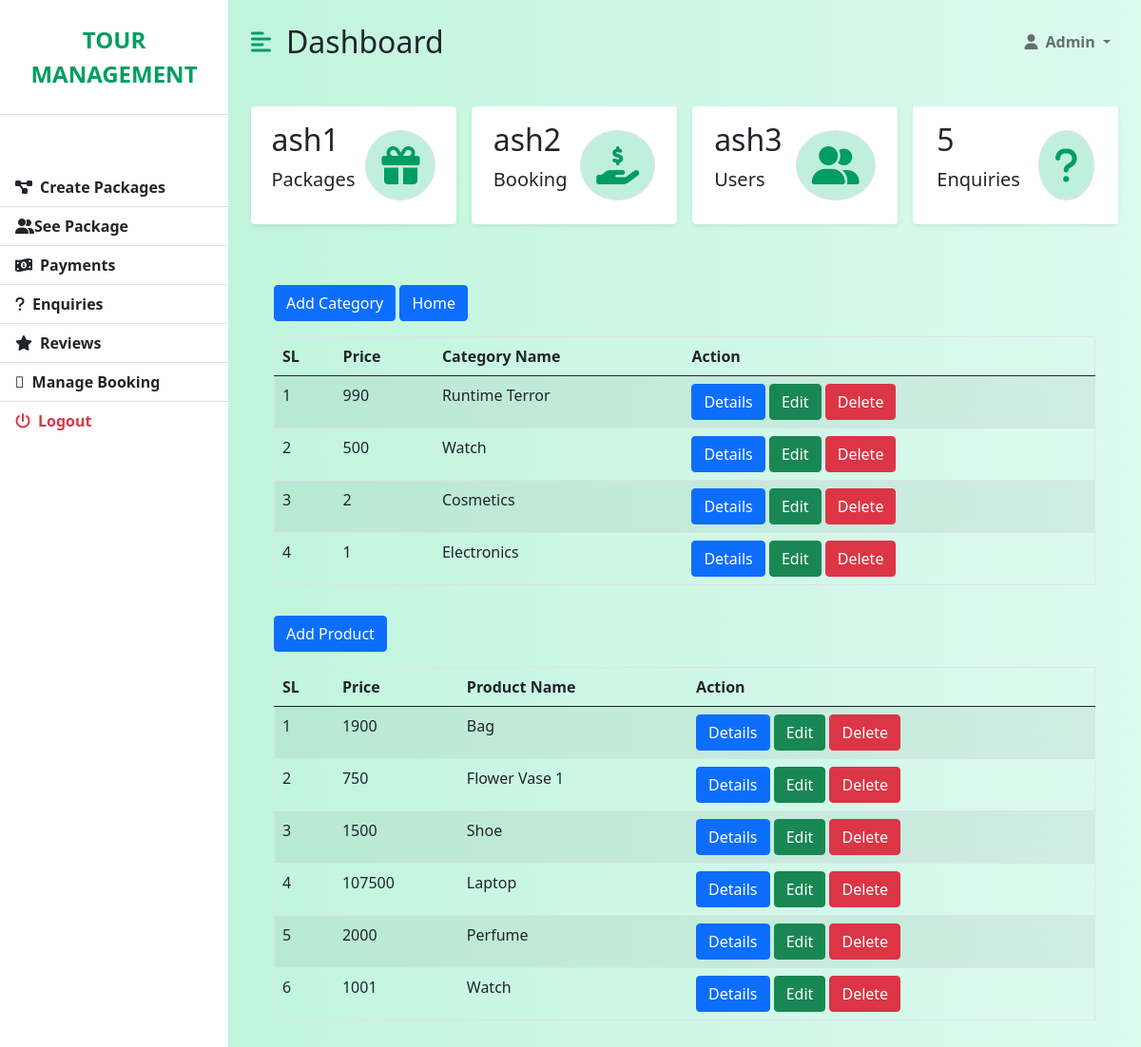
The app's page /views/students/admin.php, older data.
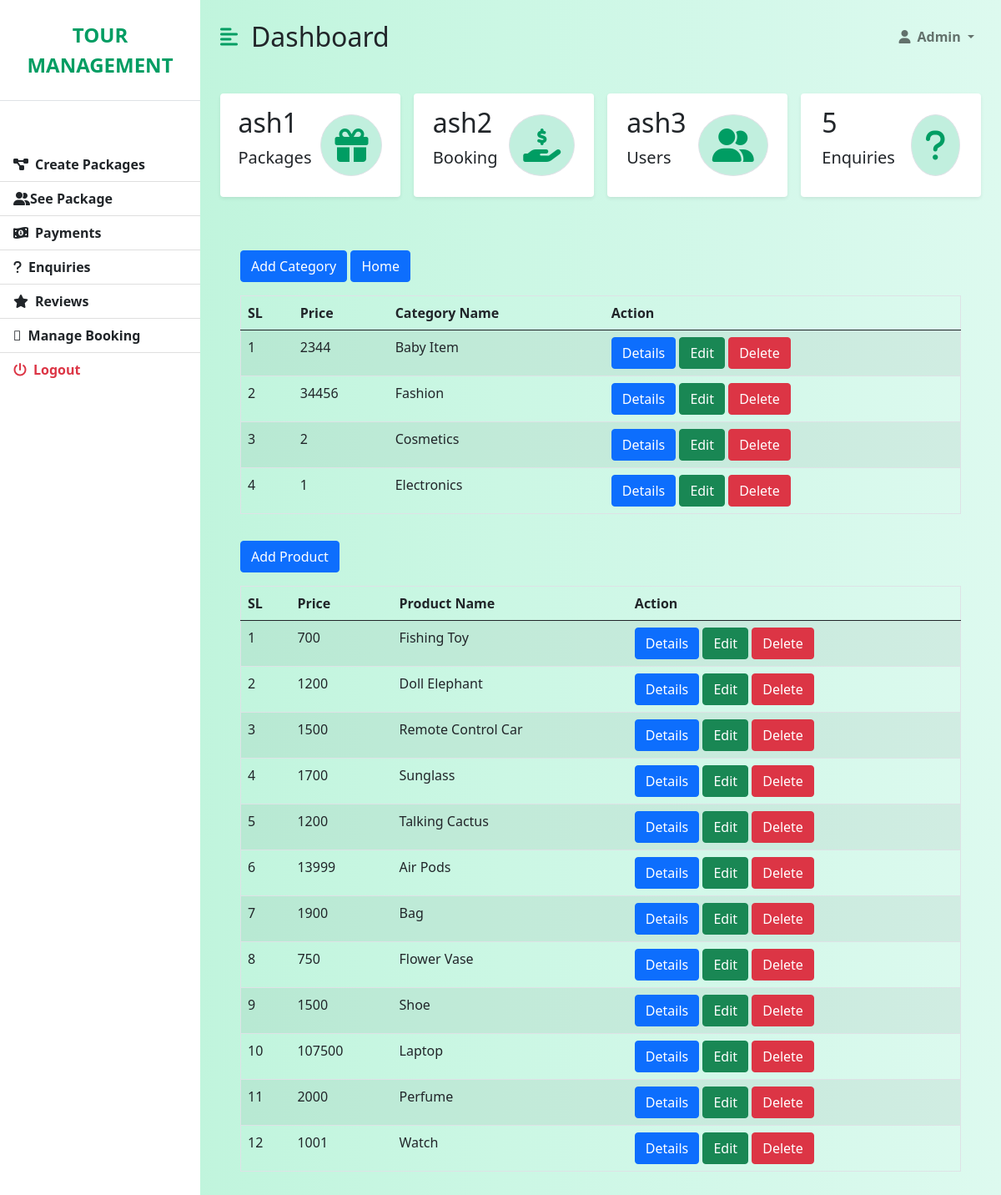
The same page, newer data.
### tables this page shows
CREATE TABLE `students` (
  `id` int(11) NOT NULL,
  `name` varchar(255) NOT NULL,
  `student_id` int(11) NOT NULL,
  `picture` varchar(255) NOT NULL
);

CREATE TABLE `products` (
  `id` int(11) NOT NULL,
  `name` varchar(255) NOT NULL,
  `price` int(100) NOT NULL,
  `details` varchar(255) NOT NULL,
  `category` varchar(200) NOT NULL,
  `picture` varchar(255) NOT NULL
);

### app/Controllers/Student.php (called while the page is built, shortened)
<?php
class Student
{
    public $conn;
    private $dbUserName = 'root';
    private $dbPassword = 'root';
    private $dbName = 'php_b8';
    public function __construct()
    {
        try {
            $this->conn = new PDO('mysql:host=localhost;dbname=' . $this->dbName, $this->dbUserName, $this->dbPassword);
        } catch (Exception $ex) {
            echo 'Database connection failed. Error: ' . $ex->getMessage();
            die();
        }
    }
    public function index()
    {
        $statement = $this->conn->query("SELECT * FROM students ORDER BY id desc");
        $data = $statement->fetchAll(PDO::FETCH_ASSOC);
        return $data;
    }
    public function ProductIndex()
    {
        $statement = $this->conn->query("SELECT * FROM products ORDER BY id desc");
        $data = $statement->fetchAll(PDO::FETCH_ASSOC);
        return $data;
    }
}

### views/students/admin.php (the view, shortened to what the changed rows need)
<?php
    $studentObj = new Student();
    $students = $studentObj->index();
    $products = $studentObj->ProductIndex();
    ?>
<!DOCTYPE html>
<html lang="en">
<head>
    <link href="https://cdn.jsdelivr.net/npm/bootstrap@5.0.0-beta3/dist/css/bootstrap.min.css" rel="stylesheet" />
    <link rel="stylesheet" href="https://cdnjs.cloudflare.com/ajax/libs/font-awesome/5.15.3/css/all.min.css" />
    <link rel="stylesheet" href="https://cdnjs.cloudflare.com/ajax/libs/font-awesome/6.1.1/css/all.min.css" />
    <link rel="stylesheet" href="./css/admin.css" />
    <link href="https://cdn.jsdelivr.net/npm/bootstrap@5.0.2/dist/css/bootstrap.min.css" rel="stylesheet">
</head>
<body>
</head>
<body>
    <div class="d-flex" id="wrapper">
        <div id="page-content-wrapper">
            <nav class="navbar navbar-expand-lg navbar-light bg-transparent py-4 px-4">
                <div class="d-flex align-items-center">
                    <h2 class="fs-2 m-0">Dashboard</h2>
                </div>
            </nav>
            <div class="container-fluid px-4">
                <div class="row my-5">
                    <div class="col">
<div class="container">
    <div class="row">
        <div class="col">
    <table class="table table-striped" border="1" style="width: 100%;">
        <thead>
            <tr>
                <th>SL</th>
                <th>Price</th>
                <th> Category Name</th>
                <th>Action</th>
            </tr>
        </thead>
        <tbody>
            <?php
            $sl = 0;
            foreach ($students as $student) { ?>
                <tr>
                    <td><?= ++$sl ?></td>
                    <td><?= $student['student_id'] ?></td>
                    <td><?= $student['name'] ?></td>
                    <td>
                        <a class="btn btn-primary" href="show.php?id=<?= $student['id'] ?>">Details</a>
                        <a class="btn btn-success" href="edit.php?id=<?= $student['id'] ?>">Edit</a>
                        <a class="btn btn-danger" href="delete.php?id=<?= $student['id'] ?>" onclick="return confirm('Are You Sure Want to Delete ?')">Delete</a>
                    </td>
                </tr>
            <?php } ?>
        </tbody>
    </table>
    </div>
    </div>
</div>
                        <div class="container">
    <div class="row">
        <div class="col">
    <table class="table table-striped" border="1" style="width: 100%;">
        <thead>
            <tr>
                <th>SL</th>
                <th>Price</th>
                <th> Product Name</th>
                <th>Action</th>
            </tr>
        </thead>
        <tbody>
            <?php
            $sl = 0;
            foreach ($products as $product) { ?>
                <tr>
                    <td><?= ++$sl ?></td>
                    <td><?= $product['price'] ?></td>
                    <td><?= $product['name'] ?></td>
                    <td>
                        <a class="btn btn-primary" href="productshow.php?id=<?= $product['id'] ?>">Details</a>
                        <a class="btn btn-success" href="productedit.php?id=<?= $product['id'] ?>">Edit</a>
                        <a class="btn btn-danger" href="delete.php?id=<?= $product['id'] ?>" onclick="return confirm('Are You Sure Want to Delete ?')">Delete</a>
                    </td>
                </tr>
            <?php } ?>
        </tbody>
    </table>
    </div>
    </div>
</div>
                    </div>
                </div>
            </div>
        </div>
    </div>
</body>
</html>
</html>

Row changes from the older to the newer data that the page shows:
removed students: student "990", name "Runtime Terror"
removed students: student "500", name "Watch"
added students: student "2344", name "Baby Item"
added students: student "34456", name "Fashion"
added products: price "700", name "Fishing Toy"
added products: price "1200", name "Doll Elephant"
added products: price "1500", name "Remote Control Car"
added products: price "1700", name "Sunglass"
added products: price "1200", name "Talking Cactus"
added products: price "13999", name "Air Pods"
changed products: name "Flower Vase 1" → "Flower Vase"
